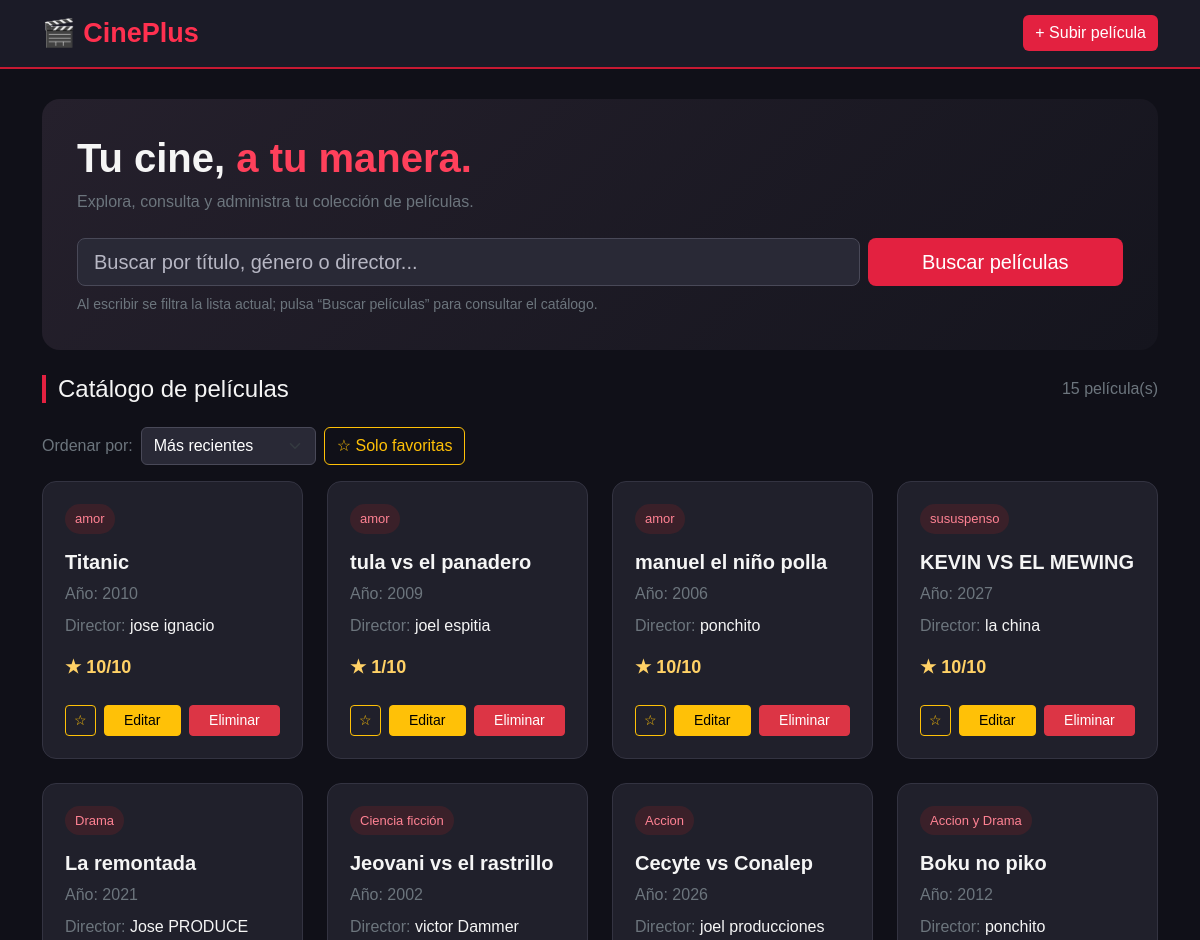
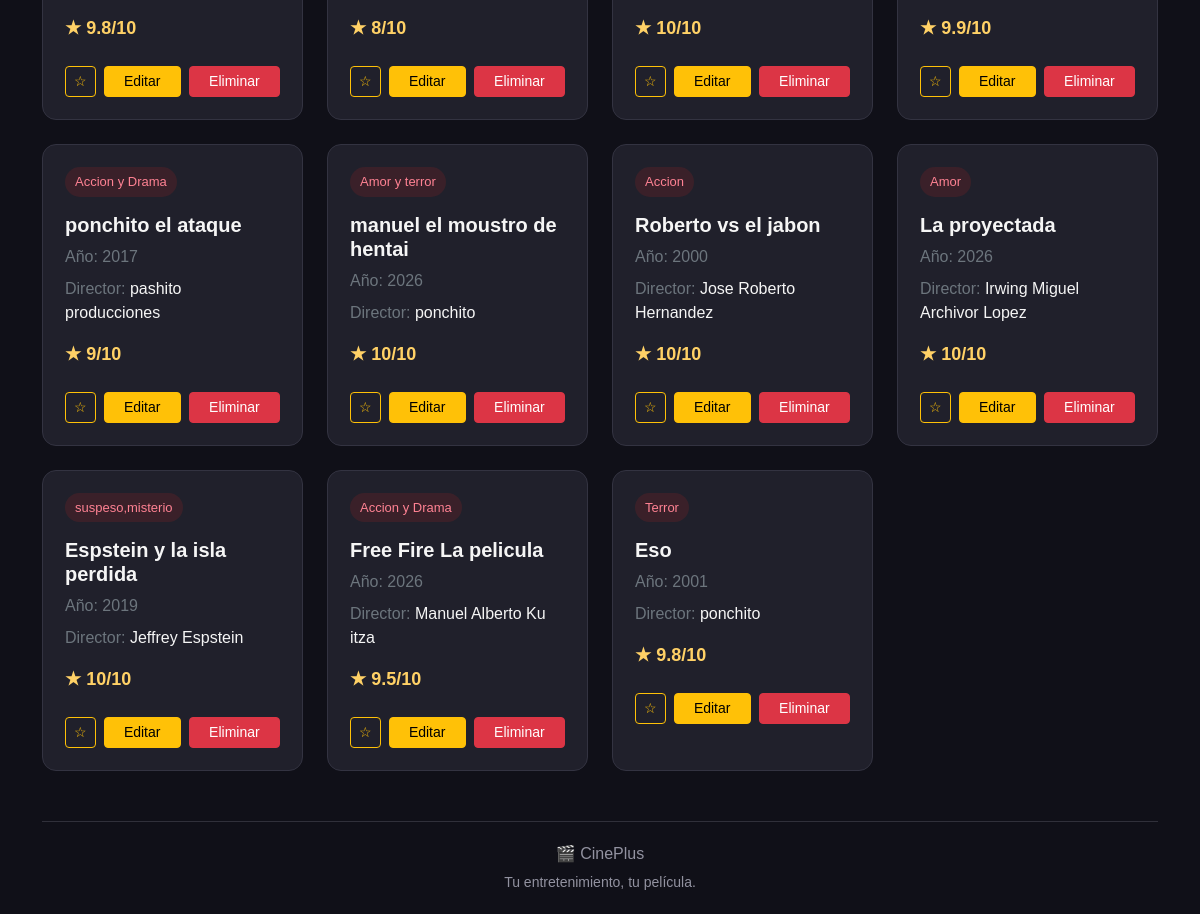
The page / on the database its author committed (2 pictures, top to bottom).
### tables this page shows
CREATE TABLE `peliculas` (
  `id` int(11) NOT NULL,
  `titulo` varchar(150) NOT NULL,
  `genero` varchar(60) NOT NULL,
  `año` int(11) NOT NULL,
  `director` varchar(100) NOT NULL,
  `calificacion` decimal(3,1) NOT NULL
);

### index.php (the view, shortened to what this page needs)
<?php
require_once "conexion.php";
function e($valor) {
    return htmlspecialchars(
        (string)$valor,
        ENT_QUOTES,
        "UTF-8"
    );
}
function mostrarCalificacion($valor) {
    return rtrim(
        rtrim(number_format((float)$valor, 1, '.', ''), '0'),
        '.'
    );
}
$busqueda = trim($_GET["buscar"] ?? "");
if ($busqueda !== "") {
    $sql = "SELECT id, titulo, genero, `año`, director, calificacion
            FROM peliculas
            WHERE titulo LIKE ?
               OR genero LIKE ?
               OR director LIKE ?
            ORDER BY id DESC";
    $stmt = $conexion->prepare($sql);
    $texto = "%" . $busqueda . "%";
    $stmt->bind_param("sss", $texto, $texto, $texto);
    $stmt->execute();
    $resultado = $stmt->get_result();
} else {
    $resultado = $conexion->query(
        "SELECT id, titulo, genero, `año`, director, calificacion
         FROM peliculas
         ORDER BY id DESC"
    );
}
$total = $resultado->num_rows;
?>
<!DOCTYPE html>
<html lang="es">
<head>
    <link
        href="https://cdn.jsdelivr.net/npm/bootstrap@5.3.3/dist/css/bootstrap.min.css"
        rel="stylesheet"
    >
</head>
<body>
<nav class="navbar navbar-expand-lg navbar-dark navbar-cine">
    <div class="container">
        <a class="navbar-brand marca" href="index.php">
            🎬 CinePlus
        </a>
        <a href="editar.php" class="btn btn-rojo">
            + Subir película
        </a>
    </div>
</nav>
<main class="container">
    <section class="hero">
        <h1 class="fw-bold">
            Tu cine, <span class="texto-rojo">a tu manera.</span>
        </h1>
        <p class="text-secondary mb-4">
            Explora, consulta y administra tu colección de películas.
        </p>
        <form action="index.php" method="GET" id="formulario-busqueda">
            <div class="row g-2">
                <div class="col-md-9">
                    <input
                        type="search"
                        name="buscar"
                        id="busqueda-peliculas"
                        class="form-control form-control-lg"
                        placeholder="Buscar por título, género o director..."
                        value="<?= e($busqueda) ?>"
                    >
                </div>
                <div class="col-md-3 d-grid">
                    <button class="btn btn-rojo btn-lg" type="submit">
                        Buscar películas
                    </button>
                </div>
            </div>
        </form>
        <small class="text-secondary d-block mt-2">
            Al escribir se filtra la lista actual; pulsa “Buscar películas” para consultar el catálogo.
        </small>
    </section>
    <div class="d-flex justify-content-between align-items-center
                flex-wrap gap-2 mb-4">
        <h2 class="seccion-titulo h4 mb-0">
            <?= $busqueda !== "" ? "Resultados de búsqueda" : "Catálogo de películas" ?>
        </h2>
        <span class="text-secondary" id="contador-peliculas" aria-live="polite">
            <?= $total ?> película(s)
        </span>
    </div>
    <div class="d-flex flex-wrap align-items-center gap-2 mb-3">
        <label for="orden-peliculas" class="text-secondary">Ordenar por:</label>
        <select id="orden-peliculas" class="form-select w-auto">
            <option value="recientes">Más recientes</option>
        </select>
        <button
            type="button"
            class="btn btn-outline-warning"
            id="filtro-favoritas"
            aria-pressed="false"
        >
            ☆ Solo favoritas
        </button>
    </div>
    <div class="row g-4" id="catalogo-peliculas">
        <?php if ($total > 0): ?>
            <?php while ($p = $resultado->fetch_assoc()): ?>
                <div
                    class="col-12 col-sm-6 col-lg-4 col-xl-3"
                    data-pelicula
                    data-id="<?= (int)$p["id"] ?>"
                    data-titulo="<?= e($p["titulo"]) ?>"
                    data-genero="<?= e($p["genero"]) ?>"
                    data-director="<?= e($p["director"]) ?>"
                    data-anio="<?= (int)$p["año"] ?>"
                    data-calificacion="<?= e($p["calificacion"]) ?>"
                >
                    <article class="pelicula">
                        <div class="pelicula-cuerpo">
                            <span class="genero">
                                <?= e($p["genero"]) ?>
                            </span>
                            <h3 class="h5 fw-bold mt-3 mb-2">
                                <?= e($p["titulo"]) ?>
                            </h3>
                            <p class="text-secondary mb-2">
                                Año: <?= e($p["año"]) ?>
                            </p>
                            <p class="mb-3">
                                <span class="text-secondary">
                                    Director:
                                </span>
                                <?= e($p["director"]) ?>
                            </p>
                            <p class="calificacion mb-4">
                                ★ <?= mostrarCalificacion($p["calificacion"]) ?>/10
                            </p>
                            <div class="d-flex gap-2">
                                <button
                                    type="button"
                                    class="btn btn-outline-warning btn-sm boton-favorita"
                                    aria-label="Agregar <?= e($p["titulo"]) ?> a favoritas"
                                    title="Agregar a favoritas"
                                >
                                    ☆
                                </button>
                                <a
                                    href="editar.php?id=<?= (int)$p["id"] ?>"
                                    class="btn btn-warning btn-sm flex-fill"
                                >
                                    Editar
                                </a>
                                <form
                                    action="eliminar.php"
                                    method="POST"
                                    class="flex-fill"
                                    data-confirmar-eliminacion
                                >
                                    <button
                                        type="submit"
                                        class="btn btn-danger btn-sm w-100"
                                    >
                                        Eliminar
                                    </button>
                                </form>
                            </div>
                        </div>
                    </article>
                </div>
            <?php endwhile; ?>
        <?php endif; ?>
    </div>
    <footer>
        <p class="mb-1">🎬 CinePlus</p>
        <small>Tu entretenimiento, tu película.</small>
    </footer>
</main>
</body>
</html>

### index.php (style rules this page uses)
body { background: #101018; color: #f5f5f5; font-family: Arial, sans-serif; min-height: 100vh; }
.navbar-cine { background: #1b1b27; border-bottom: 2px solid #c71932; }
.marca { color: #ff304f !important; font-size: 27px; font-weight: bold; }
.hero { background: linear-gradient(135deg, #25202c, #15151e); border-radius: 18px; padding: 35px; margin-top: 30px; margin-bottom: 25px; }
.texto-rojo { color: #ff405b; }
.form-control { background: #292936; border: 1px solid #494958; color: white; }
.form-control::placeholder { color: #b7b7c4; }
.form-select { background-color: #292936; border-color: #494958; color: white; }
.pelicula { background: #20202b; border: 1px solid #333341; border-radius: 14px; height: 100%; transition: transform .2s, border-color .2s; }
.pelicula-cuerpo { padding: 22px; }
.genero { display: inline-block; background: #3a2029; color: #ff8293; padding: 5px 10px; border-radius: 20px; font-size: 13px; }
.calificacion { color: #ffd166; font-weight: bold; font-size: 18px; }
.btn-rojo { background: #e32140; color: white; border: none; }
.seccion-titulo { border-left: 4px solid #e32140; padding-left: 12px; }
footer { color: #9292a0; border-top: 1px solid #30303a; margin-top: 50px; padding: 20px; text-align: center; }

### rows shown on the page
peliculas: genero "amor", titulo "Titanic", año "2010", director "jose ignacio", calificacion "10"
peliculas: genero "amor", titulo "tula vs el panadero", año "2009", director "joel espitia", calificacion "1"
peliculas: genero "amor", titulo "manuel el niño polla", año "2006", director "ponchito", calificacion "10"
peliculas: genero "sususpenso", titulo "KEVIN VS EL MEWING", año "2027", director "la china", calificacion "10"
peliculas: genero "Drama", titulo "La remontada", año "2021", director "Jose PRODUCE", calificacion "9.8"
peliculas: genero "Ciencia ficción", titulo "Jeovani vs el rastrillo", año "2002", director "victor Dammer", calificacion "8"
peliculas: genero "Accion", titulo "Cecyte vs Conalep", año "2026", director "joel producciones", calificacion "10"
peliculas: genero "Accion y Drama", titulo "Boku no piko", año "2012", director "ponchito", calificacion "9.9"
peliculas: genero "Accion y Drama", titulo "ponchito el ataque", año "2017", director "pashito producciones", calificacion "9"
peliculas: genero "Amor y terror", titulo "manuel el moustro de hentai", año "2026", director "ponchito", calificacion "10"
peliculas: genero "Accion", titulo "Roberto vs el jabon", año "2000", director "Jose Roberto Hernandez", calificacion "10"
peliculas: genero "Amor", titulo "La proyectada", año "2026", director "Irwing Miguel Archivor Lopez", calificacion "10"
peliculas: genero "suspeso,misterio", titulo "Espstein y la isla perdida", año "2019", director "Jeffrey Espstein", calificacion "10"
peliculas: genero "Accion y Drama", titulo "Free Fire La pelicula", año "2026", director "Manuel Alberto Ku itza", calificacion "9.5"
peliculas: genero "Terror", titulo "Eso", año "2001", director "ponchito", calificacion "9.8"

### other values the page prints
$total "15"
